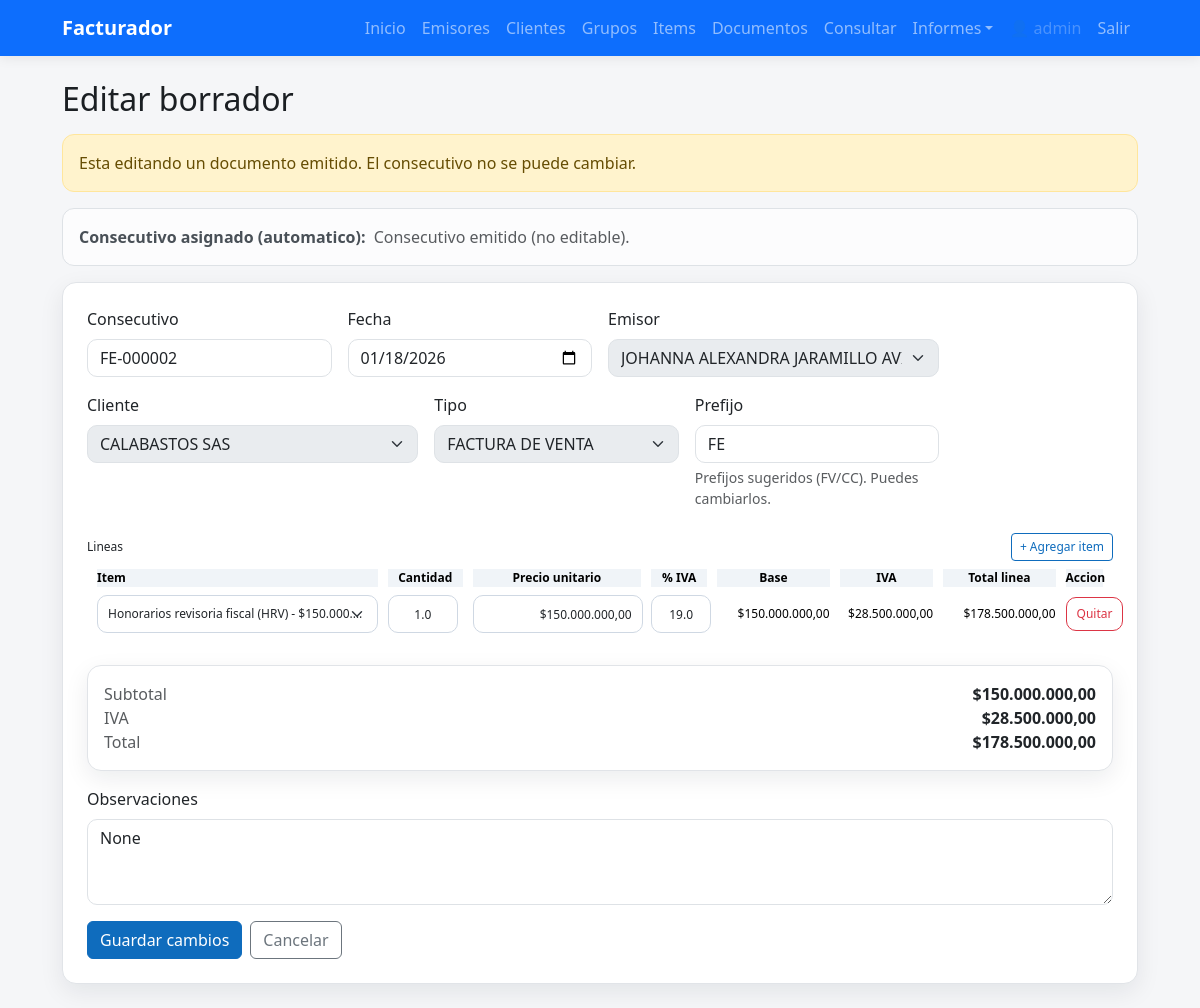
Screenshot of /documentos/editar/6 (signed in) with the database file from the repository.
### tables this page shows
CREATE TABLE "documentos" (
            id INTEGER PRIMARY KEY AUTOINCREMENT,
            emisor_id INTEGER NOT NULL,
            receptor_id INTEGER NOT NULL,
            tipo TEXT NOT NULL,
            prefijo TEXT NOT NULL,
            numero INTEGER,
            fecha TEXT NOT NULL,
            subtotal REAL NOT NULL,
            iva REAL NOT NULL,
            total REAL NOT NULL,
            observaciones TEXT,
            include_tax_note_383 INTEGER NOT NULL DEFAULT 0,
            created_at TEXT NOT NULL,
            estado TEXT NOT NULL DEFAULT 'EMITIDO',
            FOREIGN KEY (emisor_id) REFERENCES emisores(id),
            FOREIGN KEY (receptor_id) REFERENCES receptores(id)
        );

CREATE TABLE emisores (
            id INTEGER PRIMARY KEY AUTOINCREMENT,
            nombre TEXT NOT NULL,
            identificacion TEXT NOT NULL,
            ciudad TEXT NOT NULL DEFAULT '',
            departamento TEXT NOT NULL DEFAULT '',
            pais TEXT NOT NULL DEFAULT 'Colombia',
            direccion TEXT,
            telefono TEXT,
            email TEXT
        , tipo_identificacion TEXT NOT NULL DEFAULT 'NIT');

CREATE TABLE receptores (
            id INTEGER PRIMARY KEY AUTOINCREMENT,
            nombre TEXT NOT NULL,
            identificacion TEXT NOT NULL,
            ciudad TEXT NOT NULL DEFAULT '',
            departamento TEXT NOT NULL DEFAULT '',
            pais TEXT NOT NULL DEFAULT 'Colombia',
            direccion TEXT,
            telefono TEXT,
            email TEXT
        , tipo_identificacion TEXT NOT NULL DEFAULT 'CC');

CREATE TABLE documento_detalle (
            id INTEGER PRIMARY KEY AUTOINCREMENT,
            documento_id INTEGER NOT NULL,
            item_id INTEGER,
            descripcion TEXT NOT NULL,
            cantidad REAL NOT NULL,
            precio_unitario REAL NOT NULL,
            iva_rate REAL NOT NULL,
            subtotal REAL NOT NULL,
            iva REAL NOT NULL,
            total REAL NOT NULL,
            FOREIGN KEY (documento_id) REFERENCES documentos(id),
            FOREIGN KEY (item_id) REFERENCES items(id)
        );

CREATE TABLE items (
            id INTEGER PRIMARY KEY AUTOINCREMENT,
            codigo TEXT NOT NULL,
            descripcion TEXT,
            costo REAL NOT NULL DEFAULT 0.0,
            precio REAL NOT NULL,
            iva_rate REAL NOT NULL DEFAULT 0.0,
            grupo_id INTEGER,
            FOREIGN KEY (grupo_id) REFERENCES grupos(id)
        );

### app.py (the view)
@app.get("/documentos/editar/{doc_id}", response_class=HTMLResponse)
def documentos_edit_form(request: Request, doc_id: int):
    conn = get_db()
    doc, lines = fetch_document(conn, doc_id)
    if not doc:
        conn.close()
        return HTMLResponse("Documento no encontrado.", status_code=404)
    cur = conn.cursor()
    cur.execute("SELECT * FROM emisores ORDER BY nombre")
    emisores = cur.fetchall()
    cur.execute("SELECT * FROM receptores ORDER BY nombre")
    receptores = cur.fetchall()
    cur.execute("SELECT * FROM items ORDER BY descripcion, codigo")
    items = cur.fetchall()
    conn.close()
    filled_lines = []
    for line in lines:
        filled_lines.append(
            {
                "item_id": line["item_id"],
                "cantidad": line["cantidad"],
                "precio_unitario": line["precio_unitario"],
                "iva_percent": float(line["iva_rate"]) * 100,
            }
        )
    if not filled_lines:
        filled_lines.append({})
    msg = request.query_params.get("msg")
    response = templates.TemplateResponse(
        "documento_form.html",
        {
            "request": request,
            "emisores": emisores,
            "receptores": receptores,
            "items": items,
            "error": None,
            "msg": msg,
            "fecha": doc["fecha"],
            "draft": doc,
            "lines": filled_lines,
            "emit_action": f"/documentos/borrador/{doc_id}/emitir" if doc["estado"] == "BORRADOR" else None,
            "borrador_action": f"/documentos/editar/{doc_id}",
            "edit_mode": True,
        },
    )
    response.headers["Cache-Control"] = "no-store"
    return response

### templates/documento_form.html (shortened to what this page needs)
{% extends "base.html" %}
{% block content %}
<div class="d-flex justify-content-between align-items-center mb-3">
    <h2 class="mb-0">{% if draft %}Editar borrador{% else %}Crear documento{% endif %}</h2>
</div>
{% if edit_mode and draft and draft.estado == "EMITIDO" %}
<div class="alert alert-warning">Esta editando un documento emitido. El consecutivo no se puede cambiar.</div>
{% endif %}
{% set consecutivo_text = "Selecciona Emisor y Tipo para ver el consecutivo." %}
{% set consecutivo_value = "" %}
{% set consecutivo_display = "" %}
{% set consecutivo_muted = True %}
{% if draft and draft.estado != "EMITIDO" and draft.numero is not none %}
    {% set consecutivo_value = draft.numero %}
    {% set consecutivo_display = draft.prefijo ~ "-" ~ "%06d"|format(draft.numero) %}
    {% set consecutivo_text = consecutivo_display %}
    {% set consecutivo_muted = False %}
{% endif %}
<div class="alert alert-light border d-flex justify-content-between align-items-center">
        <div>
            <strong>Consecutivo asignado (automatico):</strong>
        <span id="consecutivo_sugerido" class="ms-1{% if consecutivo_muted %} text-muted{% endif %}">{{ consecutivo_text }}</span>
        </div>
    </div>
<div class="card p-4">
    <form method="post" class="row g-3" data-is-edit="{{ '1' if draft else '0' }}" data-is-emitted="{{ '1' if draft and draft.estado == 'EMITIDO' else '0' }}" data-initial-emisor="{{ draft.emisor_id if draft and draft.estado != 'EMITIDO' else '' }}" data-initial-tipo="{{ draft.tipo if draft and draft.estado != 'EMITIDO' else '' }}" data-initial-prefijo="{{ draft.prefijo if draft and draft.estado != 'EMITIDO' else '' }}" data-initial-consecutivo="{{ consecutivo_value }}" data-initial-display="{{ consecutivo_display }}">
        {% if edit_mode and draft and draft.estado == "EMITIDO" %}
        <div class="col-md-3">
            <label class="form-label">Consecutivo</label>
            <input type="text" class="form-control" value="{{ draft.prefijo }}-{{ "%06d"|format(draft.numero) }}" readonly>
        </div>
        {% endif %}
        <div class="col-md-3">
            <label class="form-label">Fecha</label>
            <input type="date" name="fecha" class="form-control" value="{{ fecha }}" required>
        </div>
        <div class="col-md-4">
            <label class="form-label">Emisor</label>
            <select name="emisor_id" id="emisor_id" class="form-select" required {% if edit_mode and draft and draft.estado == "EMITIDO" %}disabled{% endif %}>
                {% for e in emisores %}
                <option value="{{ e.id }}" {% if draft and draft.emisor_id == e.id %}selected{% endif %}>{{ e.nombre }}</option>
                {% endfor %}
            </select>
        </div>
        <div class="col-md-4">
            <label class="form-label">Cliente</label>
            <select name="receptor_id" class="form-select" required {% if edit_mode and draft and draft.estado == "EMITIDO" %}disabled{% endif %}>
                {% for r in receptores %}
                <option value="{{ r.id }}" {% if draft and draft.receptor_id == r.id %}selected{% endif %}>{{ r.nombre }}</option>
                {% endfor %}
            </select>
        </div>
        <div class="col-md-3">
            <label class="form-label">Tipo</label>
            <select name="tipo" id="tipo_documento" class="form-select" required {% if edit_mode and draft and draft.estado == "EMITIDO" %}disabled{% endif %}>
                <option value="FACTURA" {% if draft and draft.tipo == "FACTURA" %}selected{% endif %}>FACTURA DE VENTA</option>
            </select>
        </div>
        <div class="col-md-3">
            <label class="form-label">Prefijo</label>
            <input type="text" name="prefijo" id="prefijo-input" class="form-control" placeholder="FV o CC" value="{{ draft.prefijo if draft else '' }}" {% if edit_mode and draft and draft.estado == "EMITIDO" %}readonly{% endif %}>
            <div class="form-text">Prefijos sugeridos (FV/CC). Puedes cambiarlos.</div>
        </div>
        <div class="col-12 lineas-grid" id="lineas-scope">
            <div class="d-flex justify-content-between align-items-center mt-2">
                <h4 class="mb-0">Lineas</h4>
                <button type="button" class="btn btn-sm btn-outline-primary" id="add-line">+ Agregar item</button>
            </div>
            <div class="doc-lines">
                <table class="table table-hover align-middle mb-0 doc-lines-table lineas-table">
                    <colgroup>
                        <col style="width: 30%">
                        <col style="width: 8%">
                        <col style="width: 18%">
                        <col style="width: 6%">
                        <col style="width: 12%">
                        <col style="width: 10%">
                        <col style="width: 12%">
                        <col style="width: 4%">
                    </colgroup>
                    <thead>
                        <tr>
                            <th class="col-item">Item</th>
                            <th class="col-cant text-end">Cantidad</th>
                            <th class="col-precio text-end">Precio unitario</th>
                            <th class="col-iva-pct text-end">% IVA</th>
                            <th class="col-base text-end">Base</th>
                            <th class="col-iva-val text-end">IVA</th>
                            <th class="col-total text-end">Total linea</th>
                            <th class="col-accion text-end">Accion</th>
                        </tr>
                    </thead>
                    <tbody>
                        {% set rows = lines if lines and (lines|length) > 0 else [ {} ] %}
                        {% for line in rows %}
                        <tr data-line-row>
                            <td class="col-item">
                                <select name="item_id_{{ loop.index }}" class="form-select item-select">
                                    {% for it in items %}
                                    <option value="{{ it.id }}" data-precio="{{ "%.0f"|format(it.precio) }}" data-iva="{{ '%.2f'|format(it.iva_rate * 100) }}"
                                        {% if line.item_id is defined and line.item_id == it.id %}selected{% endif %}>
                                        {{ it.descripcion or it.codigo }} ({{ it.codigo }}) - {{ it.precio|currency_cop }} - IVA {{ it.iva_rate|format_percent }}
                                    </option>
                                    {% endfor %}
                                </select>
                            </td>
                            <td class="col-cant"><input type="number" step="0.01" min="0" name="cantidad_{{ loop.index }}" class="form-control text-end num qty-input" placeholder="0.00" value="{{ line.cantidad if line.cantidad is defined else 1 }}"></td>
                            <td class="col-precio"><input type="text" name="precio_{{ loop.index }}" class="form-control text-end num money-input precio-input doc-cop-input" placeholder="$0,00" value="{{ "%.0f"|format(line.precio_unitario) if line.precio_unitario is defined and line.precio_unitario is not none else '' }}"></td>
                            <td class="col-iva-pct"><input type="text" name="iva_{{ loop.index }}" class="form-control text-end num iva-input" placeholder="0.00" value="{{ line.iva_percent if line.iva_percent is defined else '' }}" readonly></td>
                            <td class="col-base text-end money base-cell">0.00</td>
                            <td class="col-iva-val text-end money iva-cell">0.00</td>
                            <td class="col-total text-end money total-cell">0.00</td>
                            <td class="col-accion text-end">
                                <button type="button" class="btn btn-sm btn-outline-danger remove-line">Quitar</button>
                            </td>
                        </tr>
                        {% endfor %}
                    </tbody>
                </table>
            </div>
        </div>
        <div class="col-12">
            <div class="card p-3 mt-2">
                <div class="d-flex justify-content-between">
                    <span class="text-muted">Subtotal</span>
                    <strong id="res-subtotal">0.00</strong>
                </div>
                <div class="d-flex justify-content-between">
                    <span class="text-muted">IVA</span>
                    <strong id="res-iva">0.00</strong>
                </div>
                <div class="d-flex justify-content-between">
                    <span class="text-muted">Total</span>
                    <strong id="res-total">0.00</strong>
                </div>
            </div>
        </div>
        <div class="col-12">
            <label class="form-label">Observaciones</label>
            <textarea name="observaciones" class="form-control" rows="3" placeholder="Escriba aquí observaciones, condiciones, notas">{{ draft.observaciones if draft else '' }}</textarea>
        </div>
        {% set show_tax_note = draft and draft.tipo == "CUENTA_COBRO" %}
        {% set include_tax_note = draft and draft.include_tax_note_383 %}
        <div class="col-12 d-flex gap-2">
            {% if edit_mode %}
                <button type="submit" class="btn btn-primary submit-btn">Guardar cambios</button>
                {% if draft and draft.estado == "BORRADOR" %}
                <button type="submit" formaction="/documentos/borrador/{{ draft.id }}/emitir" class="btn btn-outline-secondary submit-btn">Emitir</button>
                <a href="/documentos/borrador/{{ draft.id }}" class="btn btn-outline-secondary">Cancelar</a>
                {% else %}
                <a href="/documentos/{{ draft.id }}" class="btn btn-outline-secondary">Cancelar</a>
                {% endif %}
            {% endif %}
        </div>
    </form>
</div>
{% endblock %}

### rows the page displays
documentos: prefijo "FE-000002", fecha "01/18/2026", emisor_id "JOHANNA ALEXANDRA JARAMILLO AVILA", receptor_id "CALABASTOS SAS", tipo "FACTURA DE VENTA", prefijo "FE"
documento_detalle: item.descripcion "Honorarios revisoria fiscal (HRV) - $150.000.000,00 - IVA 19%", cantidad "1.0", precio_unitario "$150.000.000,00", iva_percent "19.0"

### other values shown
{{ u.user.username }} "admin"
